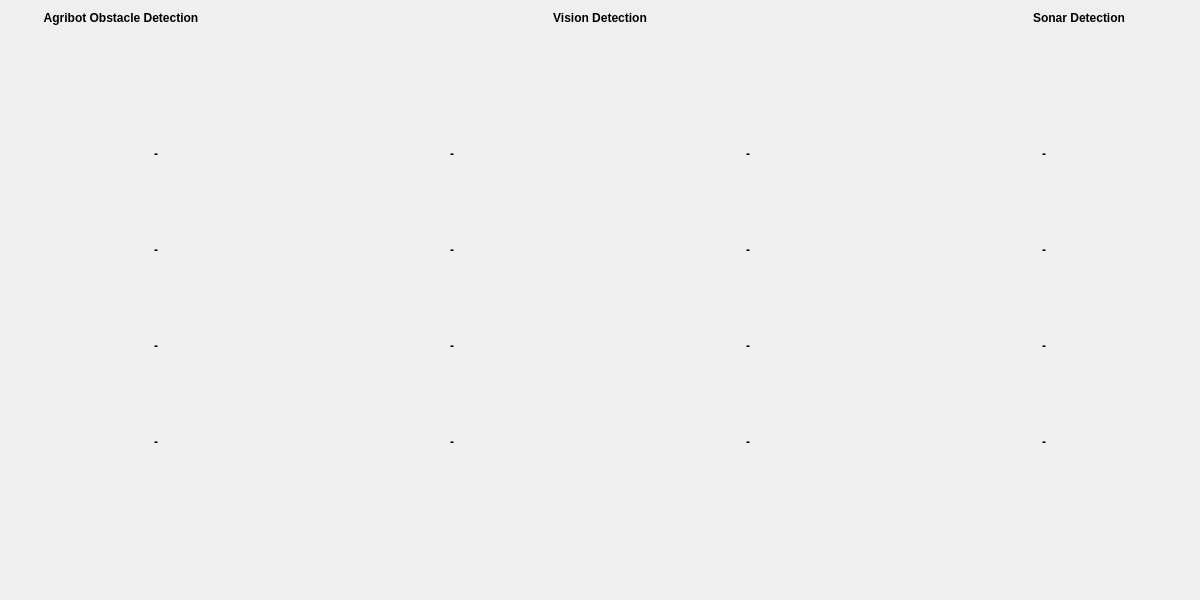
<?xml version="1.0" encoding="UTF-8"?>
<ui version="4.0">
 <class>Form</class>
 <widget class="QWidget" name="Form">
  <property name="geometry">
   <rect>
    <x>0</x>
    <y>0</y>
    <width>1200</width>
    <height>600</height>
   </rect>
  </property>
  <property name="windowTitle">
   <string>Form</string>
  </property>
  <layout class="QVBoxLayout" name="verticalLayout">
   <item>
    <layout class="QHBoxLayout" name="horizontalLayout">
     <item>
      <layout class="QVBoxLayout" name="agribot_obstacle_layout">
       <property name="sizeConstraint">
        <enum>QLayout::SetMaximumSize</enum>
       </property>
       <item alignment="Qt::AlignHCenter|Qt::AlignVCenter">
        <widget class="QLabel" name="agribot_obstacle_label">
         <property name="sizePolicy">
          <sizepolicy hsizetype="Fixed" vsizetype="Fixed">
           <horstretch>0</horstretch>
           <verstretch>0</verstretch>
          </sizepolicy>
         </property>
         <property name="minimumSize">
          <size>
           <width>220</width>
           <height>0</height>
          </size>
         </property>
         <property name="maximumSize">
          <size>
           <width>16777215</width>
           <height>100</height>
          </size>
         </property>
         <property name="font">
          <font>
           <weight>75</weight>
           <bold>true</bold>
          </font>
         </property>
         <property name="text">
          <string>Agribot Obstacle Detection</string>
         </property>
         <property name="alignment">
          <set>Qt::AlignCenter</set>
         </property>
        </widget>
       </item>
       <item alignment="Qt::AlignHCenter|Qt::AlignVCenter">
        <widget class="QGraphicsView" name="agribot_obstacle_detection_indicator">
         <property name="sizePolicy">
          <sizepolicy hsizetype="Fixed" vsizetype="Fixed">
           <horstretch>0</horstretch>
           <verstretch>0</verstretch>
          </sizepolicy>
         </property>
         <property name="minimumSize">
          <size>
           <width>70</width>
           <height>70</height>
          </size>
         </property>
         <property name="maximumSize">
          <size>
           <width>70</width>
           <height>70</height>
          </size>
         </property>
         <property name="styleSheet">
          <string notr="true">background-color: transparent;</string>
         </property>
        </widget>
       </item>
      </layout>
     </item>
     <item>
      <spacer name="horizontalSpacer">
       <property name="orientation">
        <enum>Qt::Horizontal</enum>
       </property>
       <property name="sizeHint" stdset="0">
        <size>
         <width>40</width>
         <height>20</height>
        </size>
       </property>
      </spacer>
     </item>
     <item>
      <layout class="QVBoxLayout" name="vision_layout">
       <property name="sizeConstraint">
        <enum>QLayout::SetMaximumSize</enum>
       </property>
       <item alignment="Qt::AlignHCenter|Qt::AlignVCenter">
        <widget class="QLabel" name="vision_label">
         <property name="sizePolicy">
          <sizepolicy hsizetype="Fixed" vsizetype="Fixed">
           <horstretch>0</horstretch>
           <verstretch>0</verstretch>
          </sizepolicy>
         </property>
         <property name="minimumSize">
          <size>
           <width>220</width>
           <height>0</height>
          </size>
         </property>
         <property name="maximumSize">
          <size>
           <width>16777215</width>
           <height>100</height>
          </size>
         </property>
         <property name="font">
          <font>
           <weight>75</weight>
           <bold>true</bold>
          </font>
         </property>
         <property name="text">
          <string>Vision Detection</string>
         </property>
         <property name="alignment">
          <set>Qt::AlignCenter</set>
         </property>
        </widget>
       </item>
       <item alignment="Qt::AlignHCenter|Qt::AlignVCenter">
        <widget class="QGraphicsView" name="vision_detection_indicator">
         <property name="sizePolicy">
          <sizepolicy hsizetype="Fixed" vsizetype="Fixed">
           <horstretch>0</horstretch>
           <verstretch>0</verstretch>
          </sizepolicy>
         </property>
         <property name="minimumSize">
          <size>
           <width>70</width>
           <height>70</height>
          </size>
         </property>
         <property name="maximumSize">
          <size>
           <width>70</width>
           <height>70</height>
          </size>
         </property>
         <property name="styleSheet">
          <string notr="true">background-color: transparent;</string>
         </property>
        </widget>
       </item>
      </layout>
     </item>
     <item>
      <spacer name="horizontalSpacer_2">
       <property name="orientation">
        <enum>Qt::Horizontal</enum>
       </property>
       <property name="sizeHint" stdset="0">
        <size>
         <width>40</width>
         <height>20</height>
        </size>
       </property>
      </spacer>
     </item>
     <item>
      <layout class="QVBoxLayout" name="sonar_layout">
       <property name="sizeConstraint">
        <enum>QLayout::SetMaximumSize</enum>
       </property>
       <item alignment="Qt::AlignHCenter|Qt::AlignVCenter">
        <widget class="QLabel" name="sonar_abel">
         <property name="sizePolicy">
          <sizepolicy hsizetype="Fixed" vsizetype="Fixed">
           <horstretch>0</horstretch>
           <verstretch>0</verstretch>
          </sizepolicy>
         </property>
         <property name="minimumSize">
          <size>
           <width>220</width>
           <height>0</height>
          </size>
         </property>
         <property name="maximumSize">
          <size>
           <width>16777215</width>
           <height>100</height>
          </size>
         </property>
         <property name="font">
          <font>
           <weight>75</weight>
           <bold>true</bold>
          </font>
         </property>
         <property name="text">
          <string>Sonar Detection</string>
         </property>
         <property name="alignment">
          <set>Qt::AlignCenter</set>
         </property>
        </widget>
       </item>
       <item alignment="Qt::AlignHCenter|Qt::AlignVCenter">
        <widget class="QGraphicsView" name="sonar_detection_indicator">
         <property name="sizePolicy">
          <sizepolicy hsizetype="Fixed" vsizetype="Fixed">
           <horstretch>0</horstretch>
           <verstretch>0</verstretch>
          </sizepolicy>
         </property>
         <property name="minimumSize">
          <size>
           <width>70</width>
           <height>70</height>
          </size>
         </property>
         <property name="maximumSize">
          <size>
           <width>70</width>
           <height>70</height>
          </size>
         </property>
         <property name="styleSheet">
          <string notr="true">background-color: transparent;</string>
         </property>
        </widget>
       </item>
      </layout>
     </item>
    </layout>
   </item>
   <item>
    <spacer name="verticalSpacer_2">
     <property name="orientation">
      <enum>Qt::Vertical</enum>
     </property>
     <property name="sizeType">
      <enum>QSizePolicy::Fixed</enum>
     </property>
     <property name="sizeHint" stdset="0">
      <size>
       <width>20</width>
       <height>40</height>
      </size>
     </property>
    </spacer>
   </item>
   <item>
    <layout class="QHBoxLayout" name="sonars_layout_1">
     <item>
      <layout class="QVBoxLayout" name="agribot_obstacle_layout_2">
       <item alignment="Qt::AlignHCenter|Qt::AlignVCenter">
        <widget class="QLabel" name="sonar1_label">
         <property name="sizePolicy">
          <sizepolicy hsizetype="Fixed" vsizetype="Preferred">
           <horstretch>0</horstretch>
           <verstretch>0</verstretch>
          </sizepolicy>
         </property>
         <property name="minimumSize">
          <size>
           <width>150</width>
           <height>0</height>
          </size>
         </property>
         <property name="font">
          <font>
           <weight>75</weight>
           <bold>true</bold>
          </font>
         </property>
         <property name="text">
          <string>-</string>
         </property>
         <property name="alignment">
          <set>Qt::AlignCenter</set>
         </property>
        </widget>
       </item>
       <item alignment="Qt::AlignHCenter|Qt::AlignVCenter">
        <widget class="QGraphicsView" name="sonar1_indicator">
         <property name="sizePolicy">
          <sizepolicy hsizetype="Fixed" vsizetype="Fixed">
           <horstretch>0</horstretch>
           <verstretch>0</verstretch>
          </sizepolicy>
         </property>
         <property name="minimumSize">
          <size>
           <width>70</width>
           <height>70</height>
          </size>
         </property>
         <property name="maximumSize">
          <size>
           <width>70</width>
           <height>70</height>
          </size>
         </property>
         <property name="styleSheet">
          <string notr="true">background-color: transparent;</string>
         </property>
        </widget>
       </item>
      </layout>
     </item>
     <item>
      <layout class="QVBoxLayout" name="agribot_obstacle_layout_4">
       <item alignment="Qt::AlignHCenter|Qt::AlignVCenter">
        <widget class="QLabel" name="sonar2_label">
         <property name="sizePolicy">
          <sizepolicy hsizetype="Fixed" vsizetype="Preferred">
           <horstretch>0</horstretch>
           <verstretch>0</verstretch>
          </sizepolicy>
         </property>
         <property name="minimumSize">
          <size>
           <width>150</width>
           <height>0</height>
          </size>
         </property>
         <property name="font">
          <font>
           <weight>75</weight>
           <bold>true</bold>
          </font>
         </property>
         <property name="text">
          <string>-</string>
         </property>
         <property name="alignment">
          <set>Qt::AlignCenter</set>
         </property>
        </widget>
       </item>
       <item alignment="Qt::AlignHCenter|Qt::AlignVCenter">
        <widget class="QGraphicsView" name="sonar2_indicator">
         <property name="sizePolicy">
          <sizepolicy hsizetype="Fixed" vsizetype="Fixed">
           <horstretch>0</horstretch>
           <verstretch>0</verstretch>
          </sizepolicy>
         </property>
         <property name="minimumSize">
          <size>
           <width>70</width>
           <height>70</height>
          </size>
         </property>
         <property name="maximumSize">
          <size>
           <width>70</width>
           <height>70</height>
          </size>
         </property>
         <property name="styleSheet">
          <string notr="true">background-color: transparent;</string>
         </property>
        </widget>
       </item>
      </layout>
     </item>
     <item>
      <layout class="QVBoxLayout" name="agribot_obstacle_layout_5">
       <item alignment="Qt::AlignHCenter|Qt::AlignVCenter">
        <widget class="QLabel" name="sonar3_label">
         <property name="sizePolicy">
          <sizepolicy hsizetype="Fixed" vsizetype="Preferred">
           <horstretch>0</horstretch>
           <verstretch>0</verstretch>
          </sizepolicy>
         </property>
         <property name="minimumSize">
          <size>
           <width>150</width>
           <height>0</height>
          </size>
         </property>
         <property name="font">
          <font>
           <weight>75</weight>
           <bold>true</bold>
          </font>
         </property>
         <property name="text">
          <string>-</string>
         </property>
         <property name="alignment">
          <set>Qt::AlignCenter</set>
         </property>
        </widget>
       </item>
       <item alignment="Qt::AlignHCenter|Qt::AlignVCenter">
        <widget class="QGraphicsView" name="sonar3_indicator">
         <property name="sizePolicy">
          <sizepolicy hsizetype="Fixed" vsizetype="Fixed">
           <horstretch>0</horstretch>
           <verstretch>0</verstretch>
          </sizepolicy>
         </property>
         <property name="minimumSize">
          <size>
           <width>70</width>
           <height>70</height>
          </size>
         </property>
         <property name="maximumSize">
          <size>
           <width>70</width>
           <height>70</height>
          </size>
         </property>
         <property name="styleSheet">
          <string notr="true">background-color: transparent;</string>
         </property>
        </widget>
       </item>
      </layout>
     </item>
     <item>
      <layout class="QVBoxLayout" name="agribot_obstacle_layout_3">
       <item alignment="Qt::AlignHCenter|Qt::AlignVCenter">
        <widget class="QLabel" name="sonar4_label">
         <property name="sizePolicy">
          <sizepolicy hsizetype="Fixed" vsizetype="Preferred">
           <horstretch>0</horstretch>
           <verstretch>0</verstretch>
          </sizepolicy>
         </property>
         <property name="minimumSize">
          <size>
           <width>150</width>
           <height>0</height>
          </size>
         </property>
         <property name="font">
          <font>
           <weight>75</weight>
           <bold>true</bold>
          </font>
         </property>
         <property name="text">
          <string>-</string>
         </property>
         <property name="alignment">
          <set>Qt::AlignCenter</set>
         </property>
        </widget>
       </item>
       <item alignment="Qt::AlignHCenter|Qt::AlignVCenter">
        <widget class="QGraphicsView" name="sonar4_indicator">
         <property name="sizePolicy">
          <sizepolicy hsizetype="Fixed" vsizetype="Fixed">
           <horstretch>0</horstretch>
           <verstretch>0</verstretch>
          </sizepolicy>
         </property>
         <property name="minimumSize">
          <size>
           <width>70</width>
           <height>70</height>
          </size>
         </property>
         <property name="maximumSize">
          <size>
           <width>70</width>
           <height>70</height>
          </size>
         </property>
         <property name="styleSheet">
          <string notr="true">background-color: transparent;</string>
         </property>
        </widget>
       </item>
      </layout>
     </item>
    </layout>
   </item>
   <item>
    <layout class="QHBoxLayout" name="sonars_layout_2">
     <item>
      <layout class="QVBoxLayout" name="agribot_obstacle_layout_10">
       <item alignment="Qt::AlignHCenter|Qt::AlignVCenter">
        <widget class="QLabel" name="sonar5_label">
         <property name="sizePolicy">
          <sizepolicy hsizetype="Fixed" vsizetype="Preferred">
           <horstretch>0</horstretch>
           <verstretch>0</verstretch>
          </sizepolicy>
         </property>
         <property name="minimumSize">
          <size>
           <width>150</width>
           <height>0</height>
          </size>
         </property>
         <property name="font">
          <font>
           <weight>75</weight>
           <bold>true</bold>
          </font>
         </property>
         <property name="text">
          <string>-</string>
         </property>
         <property name="alignment">
          <set>Qt::AlignCenter</set>
         </property>
        </widget>
       </item>
       <item alignment="Qt::AlignHCenter|Qt::AlignVCenter">
        <widget class="QGraphicsView" name="sonar5_indicator">
         <property name="sizePolicy">
          <sizepolicy hsizetype="Fixed" vsizetype="Fixed">
           <horstretch>0</horstretch>
           <verstretch>0</verstretch>
          </sizepolicy>
         </property>
         <property name="minimumSize">
          <size>
           <width>70</width>
           <height>70</height>
          </size>
         </property>
         <property name="maximumSize">
          <size>
           <width>70</width>
           <height>70</height>
          </size>
         </property>
         <property name="styleSheet">
          <string notr="true">background-color: transparent;</string>
         </property>
        </widget>
       </item>
      </layout>
     </item>
     <item>
      <layout class="QVBoxLayout" name="agribot_obstacle_layout_11">
       <item alignment="Qt::AlignHCenter|Qt::AlignVCenter">
        <widget class="QLabel" name="sonar6_label">
         <property name="sizePolicy">
          <sizepolicy hsizetype="Fixed" vsizetype="Preferred">
           <horstretch>0</horstretch>
           <verstretch>0</verstretch>
          </sizepolicy>
         </property>
         <property name="minimumSize">
          <size>
           <width>150</width>
           <height>0</height>
          </size>
         </property>
         <property name="font">
          <font>
           <weight>75</weight>
           <bold>true</bold>
          </font>
         </property>
         <property name="text">
          <string>-</string>
         </property>
         <property name="alignment">
          <set>Qt::AlignCenter</set>
         </property>
        </widget>
       </item>
       <item alignment="Qt::AlignHCenter|Qt::AlignVCenter">
        <widget class="QGraphicsView" name="sonar6_indicator">
         <property name="sizePolicy">
          <sizepolicy hsizetype="Fixed" vsizetype="Fixed">
           <horstretch>0</horstretch>
           <verstretch>0</verstretch>
          </sizepolicy>
         </property>
         <property name="minimumSize">
          <size>
           <width>70</width>
           <height>70</height>
          </size>
         </property>
         <property name="maximumSize">
          <size>
           <width>70</width>
           <height>70</height>
          </size>
         </property>
         <property name="styleSheet">
          <string notr="true">background-color: transparent;</string>
         </property>
        </widget>
       </item>
      </layout>
     </item>
     <item>
      <layout class="QVBoxLayout" name="agribot_obstacle_layout_12">
       <item alignment="Qt::AlignHCenter|Qt::AlignVCenter">
        <widget class="QLabel" name="sonar7_label">
         <property name="sizePolicy">
          <sizepolicy hsizetype="Fixed" vsizetype="Preferred">
           <horstretch>0</horstretch>
           <verstretch>0</verstretch>
          </sizepolicy>
         </property>
         <property name="minimumSize">
          <size>
           <width>150</width>
           <height>0</height>
          </size>
         </property>
         <property name="font">
          <font>
           <weight>75</weight>
           <bold>true</bold>
          </font>
         </property>
         <property name="text">
          <string>-</string>
         </property>
         <property name="alignment">
          <set>Qt::AlignCenter</set>
         </property>
        </widget>
       </item>
       <item alignment="Qt::AlignHCenter|Qt::AlignVCenter">
        <widget class="QGraphicsView" name="sonar7_indicator">
         <property name="sizePolicy">
          <sizepolicy hsizetype="Fixed" vsizetype="Fixed">
           <horstretch>0</horstretch>
           <verstretch>0</verstretch>
          </sizepolicy>
         </property>
         <property name="minimumSize">
          <size>
           <width>70</width>
           <height>70</height>
          </size>
         </property>
         <property name="maximumSize">
          <size>
           <width>70</width>
           <height>70</height>
          </size>
         </property>
         <property name="styleSheet">
          <string notr="true">background-color: transparent;</string>
         </property>
        </widget>
       </item>
      </layout>
     </item>
     <item>
      <layout class="QVBoxLayout" name="agribot_obstacle_layout_13">
       <item alignment="Qt::AlignHCenter|Qt::AlignVCenter">
        <widget class="QLabel" name="sonar8_label">
         <property name="sizePolicy">
          <sizepolicy hsizetype="Fixed" vsizetype="Preferred">
           <horstretch>0</horstretch>
           <verstretch>0</verstretch>
          </sizepolicy>
         </property>
         <property name="minimumSize">
          <size>
           <width>150</width>
           <height>0</height>
          </size>
         </property>
         <property name="font">
          <font>
           <weight>75</weight>
           <bold>true</bold>
          </font>
         </property>
         <property name="text">
          <string>-</string>
         </property>
         <property name="alignment">
          <set>Qt::AlignCenter</set>
         </property>
        </widget>
       </item>
       <item alignment="Qt::AlignHCenter|Qt::AlignVCenter">
        <widget class="QGraphicsView" name="sonar8_indicator">
         <property name="sizePolicy">
          <sizepolicy hsizetype="Fixed" vsizetype="Fixed">
           <horstretch>0</horstretch>
           <verstretch>0</verstretch>
          </sizepolicy>
         </property>
         <property name="minimumSize">
          <size>
           <width>70</width>
           <height>70</height>
          </size>
         </property>
         <property name="maximumSize">
          <size>
           <width>70</width>
           <height>70</height>
          </size>
         </property>
         <property name="styleSheet">
          <string notr="true">background-color: transparent;</string>
         </property>
        </widget>
       </item>
      </layout>
     </item>
    </layout>
   </item>
   <item>
    <layout class="QHBoxLayout" name="sonars_layout_3">
     <item>
      <layout class="QVBoxLayout" name="agribot_obstacle_layout_18">
       <item alignment="Qt::AlignHCenter|Qt::AlignVCenter">
        <widget class="QLabel" name="sonar9_label">
         <property name="sizePolicy">
          <sizepolicy hsizetype="Fixed" vsizetype="Preferred">
           <horstretch>0</horstretch>
           <verstretch>0</verstretch>
          </sizepolicy>
         </property>
         <property name="minimumSize">
          <size>
           <width>150</width>
           <height>0</height>
          </size>
         </property>
         <property name="font">
          <font>
           <weight>75</weight>
           <bold>true</bold>
          </font>
         </property>
         <property name="text">
          <string>-</string>
         </property>
         <property name="alignment">
          <set>Qt::AlignCenter</set>
         </property>
        </widget>
       </item>
       <item alignment="Qt::AlignHCenter|Qt::AlignVCenter">
        <widget class="QGraphicsView" name="sonar9_indicator">
         <property name="sizePolicy">
          <sizepolicy hsizetype="Fixed" vsizetype="Fixed">
           <horstretch>0</horstretch>
           <verstretch>0</verstretch>
          </sizepolicy>
         </property>
         <property name="minimumSize">
          <size>
           <width>70</width>
           <height>70</height>
          </size>
         </property>
         <property name="maximumSize">
          <size>
           <width>70</width>
           <height>70</height>
          </size>
         </property>
         <property name="styleSheet">
          <string notr="true">background-color: transparent;</string>
         </property>
        </widget>
       </item>
      </layout>
     </item>
     <item>
      <layout class="QVBoxLayout" name="agribot_obstacle_layout_19">
       <item alignment="Qt::AlignHCenter|Qt::AlignVCenter">
        <widget class="QLabel" name="sonar10_label">
         <property name="sizePolicy">
          <sizepolicy hsizetype="Fixed" vsizetype="Preferred">
           <horstretch>0</horstretch>
           <verstretch>0</verstretch>
          </sizepolicy>
         </property>
         <property name="minimumSize">
          <size>
           <width>150</width>
           <height>0</height>
          </size>
         </property>
         <property name="font">
          <font>
           <weight>75</weight>
           <bold>true</bold>
          </font>
         </property>
         <property name="text">
          <string>-</string>
         </property>
         <property name="alignment">
          <set>Qt::AlignCenter</set>
         </property>
        </widget>
       </item>
       <item alignment="Qt::AlignHCenter|Qt::AlignVCenter">
        <widget class="QGraphicsView" name="sonar10_indicator">
         <property name="sizePolicy">
          <sizepolicy hsizetype="Fixed" vsizetype="Fixed">
           <horstretch>0</horstretch>
           <verstretch>0</verstretch>
          </sizepolicy>
         </property>
         <property name="minimumSize">
          <size>
           <width>70</width>
           <height>70</height>
          </size>
         </property>
         <property name="maximumSize">
          <size>
           <width>70</width>
           <height>70</height>
          </size>
         </property>
         <property name="styleSheet">
          <string notr="true">background-color: transparent;</string>
         </property>
        </widget>
       </item>
      </layout>
     </item>
     <item>
      <layout class="QVBoxLayout" name="agribot_obstacle_layout_20">
       <item alignment="Qt::AlignHCenter|Qt::AlignVCenter">
        <widget class="QLabel" name="sonar11_label">
         <property name="sizePolicy">
          <sizepolicy hsizetype="Fixed" vsizetype="Preferred">
           <horstretch>0</horstretch>
           <verstretch>0</verstretch>
          </sizepolicy>
         </property>
         <property name="minimumSize">
          <size>
           <width>150</width>
           <height>0</height>
          </size>
         </property>
         <property name="font">
          <font>
           <weight>75</weight>
           <bold>true</bold>
          </font>
         </property>
         <property name="text">
          <string>-</string>
         </property>
         <property name="alignment">
          <set>Qt::AlignCenter</set>
         </property>
        </widget>
       </item>
       <item alignment="Qt::AlignHCenter|Qt::AlignVCenter">
        <widget class="QGraphicsView" name="sonar11_indicator">
         <property name="sizePolicy">
          <sizepolicy hsizetype="Fixed" vsizetype="Fixed">
           <horstretch>0</horstretch>
           <verstretch>0</verstretch>
          </sizepolicy>
         </property>
         <property name="minimumSize">
          <size>
           <width>70</width>
           <height>70</height>
          </size>
         </property>
         <property name="maximumSize">
          <size>
           <width>70</width>
           <height>70</height>
          </size>
         </property>
         <property name="styleSheet">
          <string notr="true">background-color: transparent;</string>
         </property>
        </widget>
       </item>
      </layout>
     </item>
     <item>
      <layout class="QVBoxLayout" name="agribot_obstacle_layout_21">
       <item alignment="Qt::AlignHCenter|Qt::AlignVCenter">
        <widget class="QLabel" name="sonar12_label">
         <property name="sizePolicy">
          <sizepolicy hsizetype="Fixed" vsizetype="Preferred">
           <horstretch>0</horstretch>
           <verstretch>0</verstretch>
          </sizepolicy>
         </property>
         <property name="minimumSize">
          <size>
           <width>150</width>
           <height>0</height>
          </size>
         </property>
         <property name="font">
          <font>
           <weight>75</weight>
           <bold>true</bold>
          </font>
         </property>
         <property name="text">
          <string>-</string>
         </property>
         <property name="alignment">
          <set>Qt::AlignCenter</set>
         </property>
        </widget>
       </item>
       <item alignment="Qt::AlignHCenter|Qt::AlignVCenter">
        <widget class="QGraphicsView" name="sonar12_indicator">
         <property name="sizePolicy">
          <sizepolicy hsizetype="Fixed" vsizetype="Fixed">
           <horstretch>0</horstretch>
           <verstretch>0</verstretch>
          </sizepolicy>
         </property>
         <property name="minimumSize">
          <size>
           <width>70</width>
           <height>70</height>
          </size>
         </property>
         <property name="maximumSize">
          <size>
           <width>70</width>
           <height>70</height>
          </size>
         </property>
         <property name="styleSheet">
          <string notr="true">background-color: transparent;</string>
         </property>
        </widget>
       </item>
      </layout>
     </item>
    </layout>
   </item>
   <item>
    <layout class="QHBoxLayout" name="sonars_layout_4">
     <item>
      <layout class="QVBoxLayout" name="agribot_obstacle_layout_22">
       <item alignment="Qt::AlignHCenter|Qt::AlignVCenter">
        <widget class="QLabel" name="sonar13_label">
         <property name="sizePolicy">
          <sizepolicy hsizetype="Fixed" vsizetype="Preferred">
           <horstretch>0</horstretch>
           <verstretch>0</verstretch>
          </sizepolicy>
         </property>
         <property name="minimumSize">
          <size>
           <width>150</width>
           <height>0</height>
          </size>
         </property>
         <property name="font">
          <font>
           <weight>75</weight>
           <bold>true</bold>
          </font>
         </property>
         <property name="text">
          <string>-</string>
         </property>
         <property name="alignment">
          <set>Qt::AlignCenter</set>
         </property>
        </widget>
       </item>
       <item alignment="Qt::AlignHCenter|Qt::AlignVCenter">
        <widget class="QGraphicsView" name="sonar13_indicator">
         <property name="sizePolicy">
          <sizepolicy hsizetype="Fixed" vsizetype="Fixed">
           <horstretch>0</horstretch>
           <verstretch>0</verstretch>
          </sizepolicy>
         </property>
         <property name="minimumSize">
          <size>
           <width>70</width>
           <height>70</height>
          </size>
         </property>
         <property name="maximumSize">
          <size>
           <width>70</width>
           <height>70</height>
          </size>
         </property>
         <property name="styleSheet">
          <string notr="true">background-color: transparent;</string>
         </property>
        </widget>
       </item>
      </layout>
     </item>
     <item>
      <layout class="QVBoxLayout" name="agribot_obstacle_layout_23">
       <item alignment="Qt::AlignHCenter|Qt::AlignVCenter">
        <widget class="QLabel" name="sonar14_label">
         <property name="sizePolicy">
          <sizepolicy hsizetype="Fixed" vsizetype="Preferred">
           <horstretch>0</horstretch>
           <verstretch>0</verstretch>
          </sizepolicy>
         </property>
         <property name="minimumSize">
          <size>
           <width>150</width>
           <height>0</height>
          </size>
         </property>
         <property name="font">
          <font>
           <weight>75</weight>
           <bold>true</bold>
          </font>
         </property>
         <property name="text">
          <string>-</string>
         </property>
         <property name="alignment">
          <set>Qt::AlignCenter</set>
         </property>
        </widget>
       </item>
       <item alignment="Qt::AlignHCenter|Qt::AlignVCenter">
        <widget class="QGraphicsView" name="sonar14_indicator">
         <property name="sizePolicy">
          <sizepolicy hsizetype="Fixed" vsizetype="Fixed">
           <horstretch>0</horstretch>
           <verstretch>0</verstretch>
          </sizepolicy>
         </property>
         <property name="minimumSize">
          <size>
           <width>70</width>
           <height>70</height>
          </size>
         </property>
         <property name="maximumSize">
          <size>
           <width>70</width>
           <height>70</height>
          </size>
         </property>
         <property name="styleSheet">
          <string notr="true">background-color: transparent;</string>
         </property>
        </widget>
       </item>
      </layout>
     </item>
     <item>
      <layout class="QVBoxLayout" name="agribot_obstacle_layout_24">
       <item alignment="Qt::AlignHCenter|Qt::AlignVCenter">
        <widget class="QLabel" name="sonar15_label">
         <property name="sizePolicy">
          <sizepolicy hsizetype="Fixed" vsizetype="Preferred">
           <horstretch>0</horstretch>
           <verstretch>0</verstretch>
          </sizepolicy>
         </property>
         <property name="minimumSize">
          <size>
           <width>150</width>
           <height>0</height>
          </size>
         </property>
         <property name="font">
          <font>
           <weight>75</weight>
           <bold>true</bold>
          </font>
         </property>
         <property name="text">
          <string>-</string>
         </property>
         <property name="alignment">
          <set>Qt::AlignCenter</set>
         </property>
        </widget>
       </item>
       <item alignment="Qt::AlignHCenter|Qt::AlignVCenter">
        <widget class="QGraphicsView" name="sonar15_indicator">
         <property name="sizePolicy">
          <sizepolicy hsizetype="Fixed" vsizetype="Fixed">
           <horstretch>0</horstretch>
           <verstretch>0</verstretch>
          </sizepolicy>
         </property>
         <property name="minimumSize">
          <size>
           <width>70</width>
           <height>70</height>
          </size>
         </property>
         <property name="maximumSize">
          <size>
           <width>70</width>
           <height>70</height>
          </size>
         </property>
         <property name="styleSheet">
          <string notr="true">background-color: transparent;</string>
         </property>
        </widget>
       </item>
      </layout>
     </item>
     <item>
      <layout class="QVBoxLayout" name="agribot_obstacle_layout_25">
       <item alignment="Qt::AlignHCenter|Qt::AlignVCenter">
        <widget class="QLabel" name="sonar16_label">
         <property name="sizePolicy">
          <sizepolicy hsizetype="Fixed" vsizetype="Preferred">
           <horstretch>0</horstretch>
           <verstretch>0</verstretch>
          </sizepolicy>
         </property>
         <property name="minimumSize">
          <size>
           <width>150</width>
           <height>0</height>
          </size>
         </property>
         <property name="font">
          <font>
           <weight>75</weight>
           <bold>true</bold>
          </font>
         </property>
         <property name="text">
          <string>-</string>
         </property>
         <property name="alignment">
          <set>Qt::AlignCenter</set>
         </property>
        </widget>
       </item>
       <item alignment="Qt::AlignHCenter|Qt::AlignVCenter">
        <widget class="QGraphicsView" name="sonar16_indicator">
         <property name="sizePolicy">
          <sizepolicy hsizetype="Fixed" vsizetype="Fixed">
           <horstretch>0</horstretch>
           <verstretch>0</verstretch>
          </sizepolicy>
         </property>
         <property name="minimumSize">
          <size>
           <width>70</width>
           <height>70</height>
          </size>
         </property>
         <property name="maximumSize">
          <size>
           <width>70</width>
           <height>70</height>
          </size>
         </property>
         <property name="styleSheet">
          <string notr="true">background-color: transparent;</string>
         </property>
        </widget>
       </item>
      </layout>
     </item>
    </layout>
   </item>
   <item>
    <spacer name="verticalSpacer">
     <property name="orientation">
      <enum>Qt::Vertical</enum>
     </property>
     <property name="sizeHint" stdset="0">
      <size>
       <width>20</width>
       <height>40</height>
      </size>
     </property>
    </spacer>
   </item>
  </layout>
 </widget>
 <resources/>
 <connections/>
</ui>
